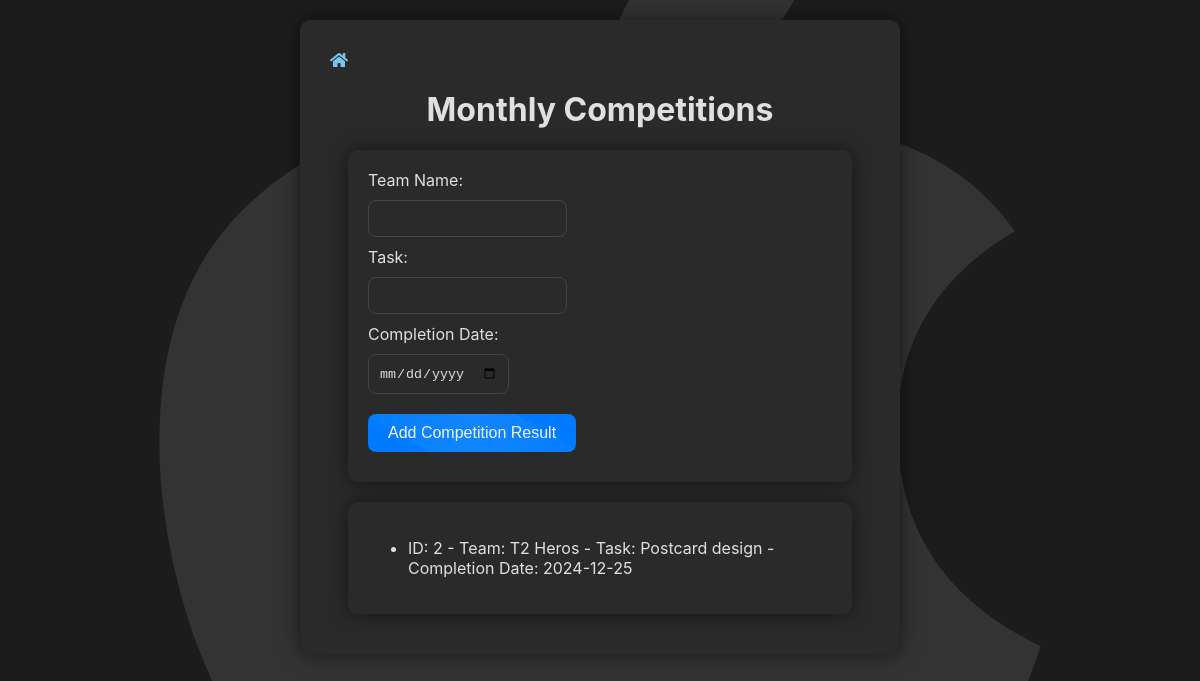
The app's page /monthly_competitions with its own data.
### tables this page shows
CREATE TABLE monthly_competitions
                 (id INTEGER PRIMARY KEY, 
                  team_name TEXT, 
                  task TEXT, 
                  completion_date TEXT);

### main.py (the view)
@app.route('/monthly_competitions', methods=['GET', 'POST'])
def monthly_competitions():
    if request.method == 'POST':
        team_name = request.form['team_name']
        task = request.form['task']
        completion_date = request.form['completion_date']
        save_competition(team_name, task, completion_date)
        message = f"Task for team {team_name} has been added!"
        competitions = get_monthly_competitions()
        return render_template('monthly_competitions.html', message=message, monthly_competitions=competitions)
    else:
        competitions = get_monthly_competitions()
        return render_template('monthly_competitions.html', monthly_competitions=competitions)

### main.py (called while the page is built)
def get_monthly_competitions():
    conn = sqlite3.connect(db_path)
    c = conn.cursor()
    c.execute('SELECT id, team_name, task, completion_date FROM monthly_competitions')
    results = c.fetchall()
    conn.close()
    return results

### templates/monthly_competitions.html (shortened to what this page needs)
<!DOCTYPE html>
<html>
<head>
    <link rel="stylesheet" type="text/css" href="{{ url_for('static', filename='styles.css') }}">
    <link rel="stylesheet" href="https://cdnjs.cloudflare.com/ajax/libs/font-awesome/5.15.3/css/all.min.css">
</head>
<body>
    <div class="container" style="text-align: left;">
        <a href="{{ url_for('index') }}" class="home-icon" style="margin: 10px;"><i class="fas fa-home"></i></a>
        <h1>Monthly Competitions</h1>
        <div class="subcontainer">
            <form method="post" action="{{ url_for('monthly_competitions') }}">
                <div class="form-group">
                    <label for="team_name">Team Name:</label>
                    <div>
                        <input type="text" id="team_name" name="team_name" required>
                    </div>
                </div>
                <div class="form-group">
                    <label for="task">Task:</label>
                    <div>
                        <input type="text" id="task" name="task" required>
                    </div>
                </div>
                <div class="form-group">
                    <label for="completion_date">Completion Date:</label>
                    <div>
                        <input type="date" id="completion_date" name="completion_date" required>
                    </div>
                </div>
                <button type="submit">Add Competition Result</button>
            </form>
        </div>
        <div class="subcontainer">
            <ul style="text-align: left;">
                {% if monthly_competitions %}
                    {% for competition in monthly_competitions %}
                        <li>ID: {{ competition[0] }} - Team: {{ competition[1] }} - Task: {{ competition[2] }} - Completion Date: {{ competition[3] }}</li>
                    {% endfor %}
                {% else %}
                    <li>No monthly competitions yet.</li>
                {% endif %}
            </ul>
        </div>
    </div>
</body>
</html>

### static/styles.css (style rules this page uses)
* { box-sizing: border-box; }
body { font-family: SF Pro Display, -apple-system, BlinkMacSystemFont, "Segoe UI", Roboto, "Helvetica Neue", Arial, sans-serif; background-color: #1c1c1c; color: #e0e0e0; margin: 0; padding: 0; overflow-x: hidden; position: relative; }
body::before { content: "\f179"; font-family: "Font Awesome 5 Brands"; font-size: 1200px; color: rgba(255, 255, 255, 0.1); position: fixed; top: 50%; left: 50%; transform: translate(-50%, -50%); z-index: -1; }
h1 { color: #e0e0e0; text-align: center; margin-top: 20px; }
form { display: block; text-align: left; }
input[type="text"], input[type="date"], input[type="number"], button, textarea { padding: 10px; margin: 10px 0; border: 1px solid #444; border-radius: 8px; background-color: #2a2a2a; color: #e0e0e0; width: auto; max-width: 300px; }
.container { width: 50%; max-width: 1920px; margin: 20px auto; background-color: #2a2a2a; padding: 20px; box-shadow: 0 0 20px rgba(0, 0, 0, 0.5); border-radius: 10px; text-align: left; overflow: auto; }
.subcontainer { width: 90%; max-width: 600px; margin: 20px auto; background-color: #2a2a2a; padding: 20px; box-shadow: 0 0 20px rgba(0, 0, 0, 0.5); border-radius: 10px; text-align: left; }
a { color: #78C5EF; text-align: left; display: block; margin: 20px 0; text-decoration: none; }
button { position: relative; padding: 10px 20px; margin: 10px 0; border: none; border-radius: 8px; background-color: #007aff; color: #fff; font-size: 16px; cursor: pointer; overflow: hidden; transition: background-color 0.3s, box-shadow 0.3s; }
button::before { content: ''; position: absolute; top: -50%; left: -50%; width: 200%; height: 200%; background: radial-gradient(circle, rgba(120, 197, 239, 0.5), rgba(44, 82, 140, 0) 70%); transform: rotate(30deg); opacity: 0.3; transition: transform 0.5s, opacity 0.5s; }

### records on screen
monthly_competitions: id "2", team_name "T2 Heros", task "Postcard design", completion_date "2024-12-25"
